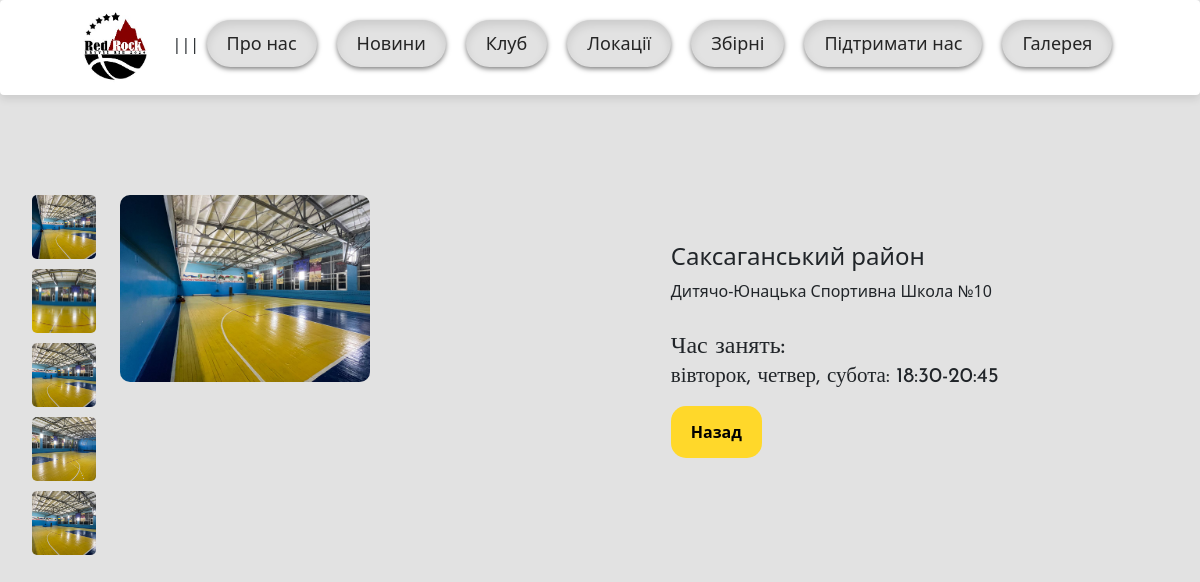
The app's page /location/1/ with its own data.
### working/models.py (models this page shows, shortened)
class LocationsCard(models.Model):
    title = models.CharField(max_length=255)
    description = models.TextField()
    image1 = models.ImageField()
    image2 = models.ImageField()
    image3 = models.ImageField()
    image4 = models.ImageField()
    image5 = models.ImageField()
    time = models.TextField()

### working/views.py (the view)
# urls.py: path('location/<int:location_id>/', views.location_detail, name='location_detail'),
def location_detail(request, location_id):
    location = get_object_or_404(LocationsCard, id=location_id)
    return render(request, 'about_location.html', {
        'location': location,
    })

### working/templates/about_location.html (shortened to what this page needs)
{% extends "base.html" %}
{% block main %}
{% load static %}
<html lang="uk">
<head>
    <link href="https://cdn.jsdelivr.net/npm/bootstrap@5.3.3/dist/css/bootstrap.min.css" rel="stylesheet">
</head>
<body>
    <div class="row d-flex">
        <div class="col-md-6">
        <ul class="slides">
                <li id="slide1" class="active"><img src="{{ location.image1.url }}" alt="Main View"/></li>
        </ul>
        <ul class="thumbnails">
                <li><a href="#" onclick="showSlide('slide1')"><img src="{{ location.image1.url }}" alt="Main Thumbnail"/></a></li>
                <li><a href="#" onclick="showSlide('slide2')"><img src="{{ location.image2.url }}" alt="Side Thumbnail"/></a></li>
                <li><a href="#" onclick="showSlide('slide3')"><img src="{{ location.image3.url }}" alt="Back Thumbnail"/></a></li>
                <li><a href="#" onclick="showSlide('slide4')"><img src="{{ location.image4.url }}" alt="Front Thumbnail"/></a></li>
                <li><a href="#" onclick="showSlide('slide5')"><img src="{{ location.image5.url }}" alt="On Foot Thumbnail"/></a></li>
        </ul>
        </div>
        <div class="col-md-6">
            <div class="name">
                <h4>{{ location.title }}</h4>
                <p>{{ location.description }}</p>
            </div>
            <div class='time'>
                <h3>Час занять:<br><small>{{ location.time }}</small> </h3>
        </div>
        <div class="back">
            <a href='{% url "locations_list" %}' class="btn-back">Назад</a>
        </div>
    </div>
</body>
</html>
{% endblock %}

### working/templates/base.html (style rules this page uses)
body { font-family: 'Lora', serif; background-color: #f9f9f9; }

### working/templates/about_location.html (style rules this page uses)
body { background: #e2e2e2; }
h1, h3 { margin: 30px 0; }
h3 { font-family: 'Josefin Sans', serif; font-size: 24px; }
li { list-style: none; }
.thumbnails li { margin: 0px 0px 10px ; }
.thumbnails img { width: 8vmin; height: 8vmin; object-fit: cover; border-radius: 5px; cursor: pointer; transition: transform 0.3s, border 0.3s; }
.slides { margin-top:17%; border-radius: 10px; margin-left:15%; }
.slides li { position: absolute; opacity: 0; transition: opacity 0.5s ease; }
.slides li.active { opacity: 1; z-index: 1; }
.slides img { max-width: 250px; max-height:250px; object-fit: cover; border-radius: 10px; }
.name { margin-top:25%; margin-left:10%; }
.back { margin-left:10%; }
.time { margin-left:10%; }
.back a { color: black; background-color:rgb(255, 216, 42); border-radius: 15px; text-decoration: none; padding: 15px 20px; width:20%; transition: background 0.3s, color 0.3s; font-size: 16px; font-weight:bold; }

### records on screen
LocationsCard: image1 (picture), image2 (picture), image3 (picture), image4 (picture), image5 (picture), title "Саксаганський район", description "Дитячо-Юнацька Спортивна Школа №10", time "вівторок, четвер, субота: 18:30-20:45"
